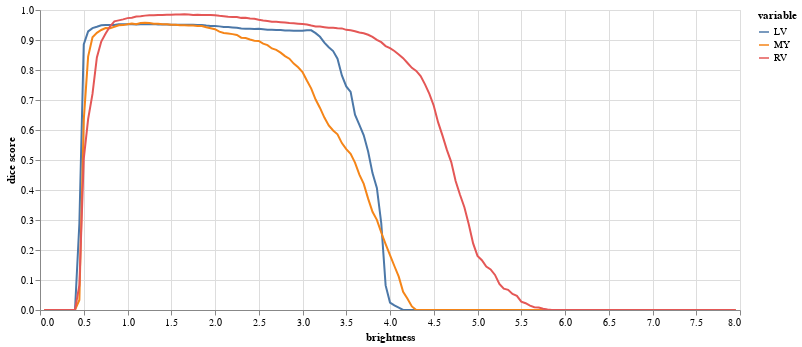

The notebook cell saved with this chart:
### Code cell
(alt
 .Chart(results.melt(id_vars=['brightness'],value_vars=['LV','MY','RV'],value_name='dice score'))
 .mark_line()
 .encode(
     x="brightness",
     y="dice score",
     color="variable",
     tooltip="dice score"
 )
 .properties(width=700,height=300)
 .interactive()
)

### Figure 1 — Vega-Lite specification as saved in the notebook (floating-point values rounded to 4 significant figures; data arrays with more than 128 entries replaced by an {"elided": "..."} marker saying what was removed)
{"config": {"view": {"continuousWidth": 400, "continuousHeight": 300}}, "data": {"name": "data-49721b57714a2cf4d41fd441e66539d7"}, "mark": "line", "encoding": {"color": {"field": "variable", "type": "nominal"}, "tooltip": {"field": "dice score", "type": "quantitative"}, "x": {"field": "brightness", "type": "quantitative"}, "y": {"field": "dice score", "type": "quantitative"}}, "height": 300, "selection": {"selector004": {"type": "interval", "bind": "scales", "encodings": ["x", "y"]}}, "width": 700, "$schema": "https://vega.github.io/schema/vega-lite/v4.17.0.json", "datasets": {"data-49721b57714a2cf4d41fd441e66539d7": {"elided": "477 records"}}}
